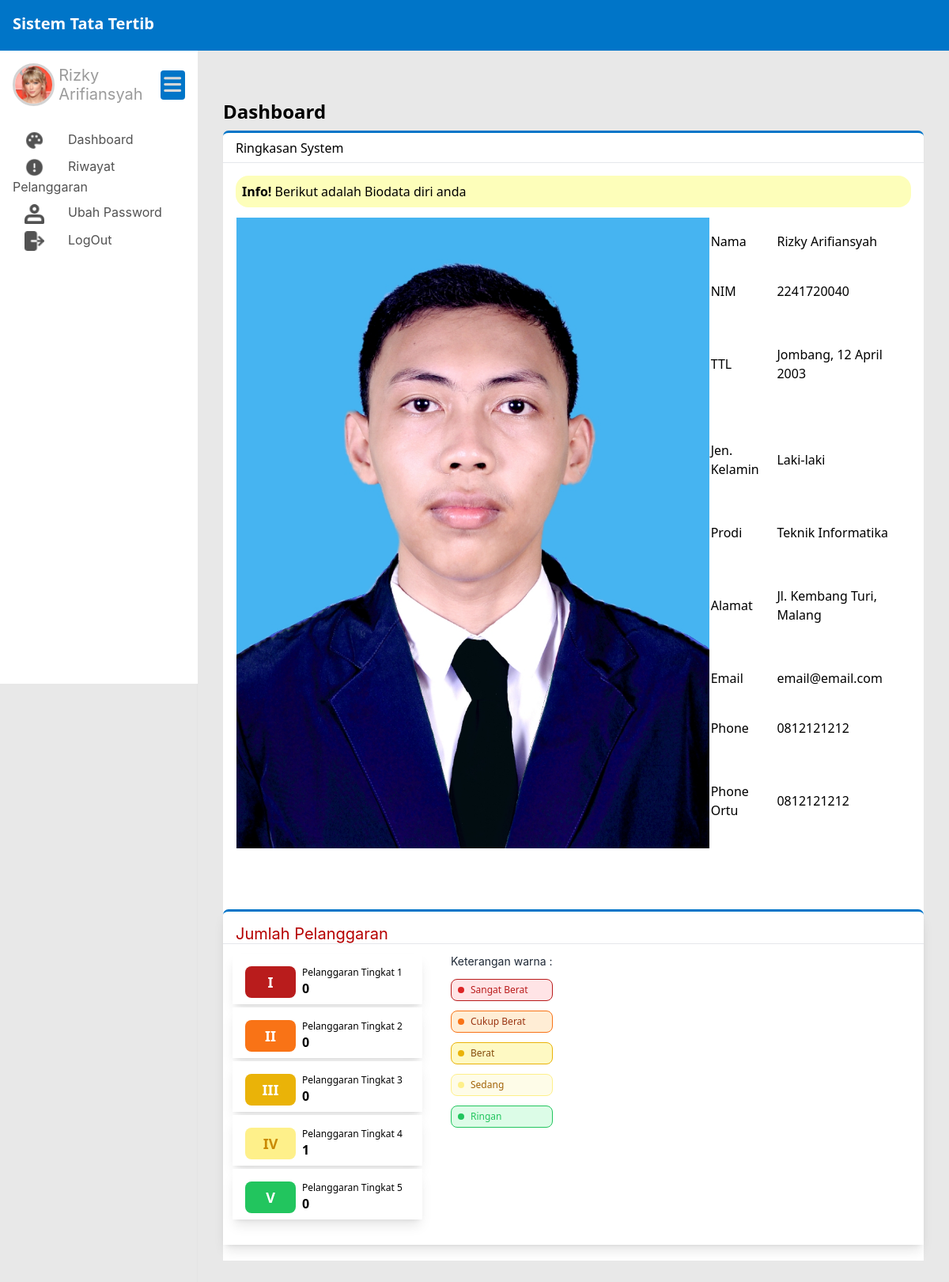
/public/mahasiswa (signed in), run on the app's committed database.
### tables this page shows
CREATE TABLE `mahasiswa` (
  `nim` varchar(20) NOT NULL,
  `prodi_id` int(11) NOT NULL,
  `nama` varchar(50) NOT NULL,
  `TTL` varchar(50) NOT NULL,
  `jenis_kelamin` enum('L','P') NOT NULL,
  `alamat` varchar(100) NOT NULL,
  `email` varchar(50) NOT NULL,
  `no_phone` varchar(11) NOT NULL,
  `phone_ortu` varchar(20) NOT NULL,
  `jumlah_pelanggaran` int(11) NOT NULL,
  `mahasiswa_img` varchar(200) NOT NULL,
  `user_id` int(11) NOT NULL
);

CREATE TABLE `prodi` (
  `prodi_id` int(11) NOT NULL,
  `prodi_nama` varchar(50) NOT NULL
);

### app/core/Controller.php (called while the page is built, shortened)
<?php
class Controller{
    public function view($view, $data = []){
        require_once '../app/views/' . $view . '.php';
    }
    public function model($model){
        return new $model;
    }
}

### app/controllers/Mahasiswa.php (called while the page is built, shortened)
<?php
class Mahasiswa extends Controller{
    public function index(){
        $data['biodata'] = $this->model('Mahasiswa_model')->getMahasiswaByNim($_SESSION['username']);
        $data['tingkat'] = $this->model('Pelanggaran_model')->getTingkatPelanggaranById($_SESSION['username']);
        $this->view('mahasiswa/index', $data);
    }
}

### app/core/App.php (called while the page is built, shortened)
<?php
class App
{
    protected $method = 'index';
    protected $params = [];
    public function __construct()
    {
        $this->controller = new $this->controller;
        call_user_func_array([$this->controller, $this->method], $this->params);
    }
}

### public/index.php (called while the page is built, shortened)
<?php
$app = new App;

### app/core/Database.php (called while the page is built, shortened)
<?php
class Database
{
    private $host = DB_HOST;
    private $user = DB_USER;
    private $pass = DB_PASS;
    private $db_name = DB_NAME;
    private $dbh;
    private $stmt;
    public function __construct()
    {
        $dsn = 'mysql:host=' . $this->host . ';dbname=' . $this->db_name;
        $option = [
            PDO::ATTR_PERSISTENT => true,
            PDO::ATTR_ERRMODE => PDO::ERRMODE_EXCEPTION
        ];
        try {
            $this->dbh = new PDO($dsn, $this->user, $this->pass, $option);
        } catch (PDOException $e) {
            die($e->getMessage());
        }
    }
    public function query($query)
    {
        $this->stmt = $this->dbh->prepare($query);
    }
    public function bind($param, $value, $type = null)
    {
        if (is_null($type)) {
            switch (true) {
                default:
                    $type = PDO::PARAM_STR;
            }
        }
        $this->stmt->bindValue($param, $value, $type);
    }
    public function execute()
    {
        $this->stmt->execute();
    }
    public function single()
    {
        $this->execute();
        return $this->stmt->fetch(PDO::FETCH_ASSOC);
    }
}

### app/models/Mahasiswa_model.php (called while the page is built, shortened)
<?php
class Mahasiswa_model
{
    private $table = 'mahasiswa';
    private $table3 = 'prodi';
    private $db;
    public function __construct()
    {
        $this->db = new Database;
    }
    public function getMahasiswaByNim($nim)
    {
        $this->db->query('SELECT * FROM ' . $this->table . ' a
                        INNER JOIN ' . $this->table3 . ' b
                        ON a.prodi_id = b.prodi_id
                        WHERE nim=:nim');
        $this->db->bind('nim', $nim);
        return $this->db->single();
    }
}

### app/models/Pelanggaran_model.php (called while the page is built, shortened)
<?php
class Pelanggaran_model
{
    private $table2 = 'mahasiswa';
    private $table3 = 'pengaduan';
    private $table4 = 'pelanggaran';
    private $db;
    public function __construct()
    {
        $this->db = new Database;
    }
    public function getTingkatPelanggaranById($id)
    {
        $this->db->query('SELECT m.nim, m.nama,
        COUNT(CASE WHEN pe.tingkat = 1 THEN 1 END) AS tingkat1,
        COUNT(CASE WHEN pe.tingkat = 2 THEN 1 END) AS tingkat2,
        COUNT(CASE WHEN pe.tingkat = 3 THEN 1 END) AS tingkat3,
        COUNT(CASE WHEN pe.tingkat = 4 THEN 1 END) AS tingkat4,
        COUNT(CASE WHEN pe.tingkat = 5 THEN 1 END) AS tingkat5
        FROM ' . $this->table2 . ' AS m
        LEFT JOIN ' . $this->table3 . ' AS p ON m.nim = p.nim and p.status_pengaduan = "valid"
        LEFT JOIN ' . $this->table4 . ' pe ON p.pelanggaran_id = pe.pelanggaran_id
        WHERE m.nim=:id
        GROUP BY m.nim');
        $this->db->bind('id', $id);
        return $this->db->single();
    }
}

### app/views/mahasiswa/index.php (the view, shortened to what this page needs)
<div class="flex-1 pl-8 pb-8 pt-6 pr-8 shadow-sm main_content">
  <h1 class="text-2xl font-bold mb-2">Dashboard</h1>
  <div class="flex bg-white h-10 items-center shadow-sm subtitle_dashboard">
    <div class="flex-1 ml-4">Ringkasan System</div>
  </div>
  <div class="flex bg-white flex-col xl:flex-row">
    <div class="flex-1 bg-white p-4">
      <div class="flex-1 notif_db h-10 flex items-center pl-2">
        <p><b>Info! </b>Berikut adalah Biodata diri anda</p>
      </div>
      <table class="items-center w-full  mt-3">
        <tbody>
          <tr>
            <td rowspan="10"><img src="<?= BASEURL; ?>/img/profil/<?= $data['biodata']['mahasiswa_img']?>" class="m-auto" alt="profil"></td>
          </tr>
          <tr>
            <td>Nama</td>
            <td><?= $data['biodata']['nama'];?></td>
          </tr>
          <tr>
            <td>NIM</td>
            <td><?= $data['biodata']['nim'];?></td>
          </tr>
          <tr>
            <td>TTL</td>
            <td><?= $data['biodata']['TTL'];  ?></td>
          </tr>
          <tr>
            <td>Jen. Kelamin</td>
            <td><?php
                if ($data['biodata']['jenis_kelamin'] == 'L') {
                     echo 'Laki-laki';
                }else{
                  echo 'Perempuan';
                }
                ?>
            </td>
          </tr>
          <tr>
            <td>Prodi</td>
            <td><?= $data['biodata']['prodi_nama'];?></td>
          </tr>
          <tr>
            <td>Alamat</td>
            <td><?= $data['biodata']['alamat'];  ?></td>
          </tr>
          <tr>
            <td>Email</td>
            <td><?= $data['biodata']['email'];?></td>
          </tr>
          <tr>
            <td>Phone</td>
            <td><?= $data['biodata']['phone_ortu'];  ?></td>
          </tr>
          <tr>
            <td>Phone Ortu</td>
            <td><?= $data['biodata']['no_phone'];?></td>
          </tr>
        </tbody>
      </table>
        </div>
        <div class="flex-1 bg-white jumlah_pelanggaran shadow-lg">
        <h3 class="pelanggaran_tbr_title">Jumlah Pelanggaran</h3>
        <?php
          $tingkat = [0,0,0,0,0];
          for ($i = 0; $i < count($data['tingkat'])-2; $i++){
            $tingkat[$i] = $data['tingkat']['tingkat'.($i+1)];
            if ($tingkat[$i] != 3 || $i == 0){
              continue;
            }else{
              $tingkat[$i-1] += 1;
              $tingkat[$i] = 0;
            }
          }
        ?>
        <hr class="hr_db">
        <div class="flex gap-3">
            <div class="flex-col p-3">
                <div class="flex w-60 h-16 bg-white shadow-lg p-4 mb-1">
                    <div class="flex-none">
                        <div class="w-16 h-10 bg-red-700 rounded-lg grid justify-center items-center text-white">
                            <p class="text-lg font-bold">I</p>
                        </div>
                    </div>
                    <div class="flex-auto ml-2">
                        <p class="text-xs">Pelanggaran Tingkat 1</p>
                        <p class="font-bold"><?= $tingkat[0];?></p>
                    </div>
                </div>
                <div class="flex w-60 h-16 bg-white shadow-lg p-4 mb-1">
                    <div class="flex-none">
                        <div class="w-16 h-10 bg-orange-500 rounded-lg grid justify-center items-center text-white">
                            <p class="text-lg font-bold">II</p>
                        </div>
                    </div>
                    <div class="flex-auto ml-2">
                        <p class="text-xs">Pelanggaran Tingkat 2</p>
                        <p class="font-bold"><?= $tingkat[1];?></p>
                    </div>
                </div>
                <div class="flex w-60 h-16 bg-white shadow-lg p-4 mb-1">
                    <div class="flex-none">
                        <div class="w-16 h-10 bg-yellow-500 rounded-lg grid justify-center items-center text-white">
                            <p class="text-lg font-bold">III</p>
                        </div>
                    </div>
                    <div class="flex-auto ml-2">
                        <p class="text-xs">Pelanggaran Tingkat 3</p>
                        <p class="font-bold"><?= $tingkat[2]?></p>
                    </div>
                </div>
                <div class="flex w-60 h-16 bg-white shadow-lg p-4 mb-1">
                    <div class="flex-none">
                        <div
                            class="w-16 h-10 bg-yellow-200 rounded-lg grid justify-center items-center text-yellow-600">
                            <p class="text-lg font-bold">IV</p>
                        </div>
                    </div>
                    <div class="flex-auto ml-2">
                        <p class="text-xs">Pelanggaran Tingkat 4</p>
                        <p class="font-bold"><?= $tingkat[3];?></p>
                    </div>
                </div>
                <div class="flex w-60 h-16 bg-white shadow-lg p-4 mb-1">
                    <div class="flex-none">
                        <div class="w-16 h-10 bg-green-500 rounded-lg grid justify-center items-center text-white">
                            <p class="text-lg font-bold">V</p>
                        </div>
                    </div>
                    <div class="flex-auto ml-2">
                        <p class="text-xs">Pelanggaran Tingkat 5</p>
                        <p class="font-bold"><?= $tingkat[4];?></p>
                    </div>
                </div>
            </div>
            <div class="gap-3 flex flex-col p-3">
              <h1 class="font-['Inter'] text-sm text-gray-800">Keterangan warna :</h1>
                <div class="flex w-25 h-7 bg-rose-100 rounded-lg items-center border border-red-700">
                <div class="w-2 h-2 my-2 ml-2 bg-red-600 rounded-full"></div>
                <p class="text-red-700 text-xs pl-2">Sangat Berat</p>
              </div>
              <div class="flex w-25 h-7 bg-orange-100 rounded-lg items-center border border-orange-500">
                <div class="w-2 h-2 my-2 ml-2 bg-orange-500 rounded-full"></div>
                <p class="text-orange-800 text-xs pl-2">Cukup Berat</p>
              </div>
              <div class="flex w-25 h-7 bg-yellow-100 rounded-lg items-center border border-yellow-500">
                <div class="w-2 h-2 my-2 ml-2 bg-yellow-500 rounded-full"></div>
                <p class="text-yellow-800 text-xs pl-2">Berat</p>
              </div>
              <div class="flex w-25 h-7 bg-yellow-50 rounded-lg items-center border border-yellow-200">
                <div class="w-2 h-2 my-2 ml-2 bg-yellow-200 rounded-full"></div>
                <p class="text-yellow-700 text-xs pl-2">Sedang</p>
              </div>
              <div class="flex w-25 h-7 bg-green-100 rounded-lg items-center border border-green-500">
                <div class="w-2 h-2 my-2 ml-2 bg-green-500 rounded-full"></div>
                <p class="text-green-500 text-xs pl-2">Ringan</p>
              </div>
            </div>
        </div>
    </div>
    </div>

### public/css/style.css (style rules this page uses)
.hr_db { background-color: #746f6f; height: 1px; }
.notif_db { background-color: #fdfeba; width: 100%px; height: 55px; border-radius: 16px; }
.main_content { margin-left: 250px; margin-top: 64px; }
.main { background: #e8e8e8; }
.subtitle_dashboard { border-top: solid; border-radius: 7px 7px 0px 0px; border-color: #0075c8; }
.jumlah_pelanggaran { margin-top: 20px; margin-bottom: 20px; margin-right: 20px; border-top: solid; background: linear-gradient(0deg, #fff 0%, #fff 100%), #fff; padding-top: 16px; padding-bottom: 16px; border-color: #0075c8; border-radius: 7px 7px 0px 0px; width: 100%; }
.pelanggaran_tbr_title { color: #b60000; font-family: Inter; font-size: 20px; font-style: normal; font-weight: 400; line-height: normal; margin-left: 16px; }

### data on the page
mahasiswa: mahasiswa_img (picture), nama "Rizky Arifiansyah", nim "2241720040", TTL "Jombang, 12 April 2003", prodi.prodi_nama "Teknik Informatika", alamat "Jl. Kembang Turi, Malang", email "email@email.com", phone_ortu "0812121212", no_phone "0812121212"

### other printed values
$tingkat[0] "0"
$tingkat[1] "0"
$tingkat[2] "0"
$tingkat[3] "1"
$tingkat[4] "0"
